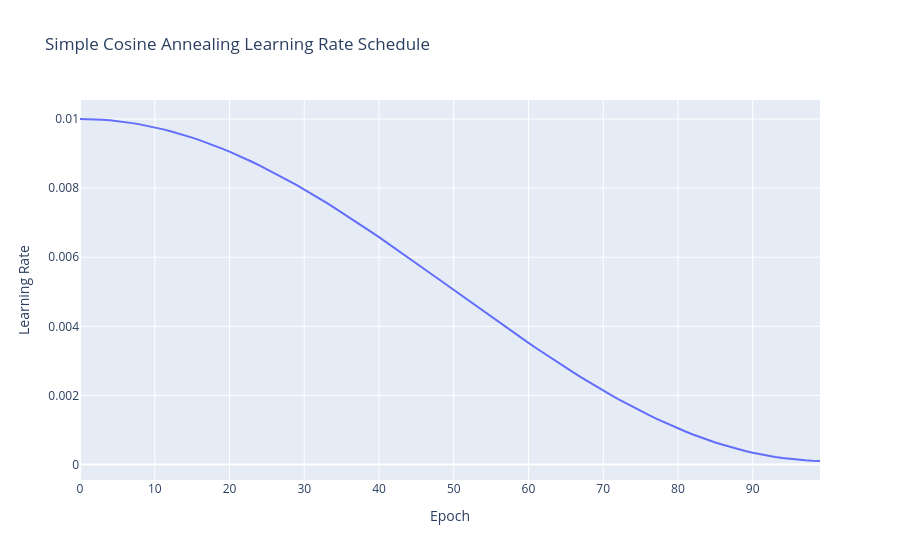

The code cell stored with this chart in its notebook:
### Code cell
import numpy as np
import plotly.graph_objects as go

def simple_cosine_annealing_schedule(epoch, total_epochs, initial_lr, min_lr=0):
    # สูตร Cosine Annealing
    # (1 + cos(pi * t/T)) / 2 จะให้ค่าจาก 1 ถึง 0
    cosine_value = 0.5 * (1 + np.cos(np.pi * epoch / total_epochs))

    # ปรับ scale ค่า cosine ให้อยู่ในช่วง [min_lr, initial_lr]
    new_lr = min_lr + (initial_lr - min_lr) * cosine_value

    return new_lr

# ตัวอย่างการใช้งานและแสดงผล
total_epochs = 100
initial_lr = 0.01
min_lr = 0.0001 # กำหนด LR ต่ำสุด

epochs_range = list(range(total_epochs)) # Plotly ต้องการ list หรือ array
lrs = [simple_cosine_annealing_schedule(e, total_epochs, initial_lr, min_lr) for e in epochs_range]

# แสดงตัวอย่าง LR ในบาง epoch
for epoch in [0, 25, 50, 75, 99]:
    lr = simple_cosine_annealing_schedule(epoch, total_epochs, initial_lr, min_lr)
    print(f"Epoch {epoch:2} {lr:.6f}")

fig = go.Figure(data=go.Scatter(x=epochs_range, y=lrs, mode='lines'))
fig.update_layout(
    title='Simple Cosine Annealing Learning Rate Schedule',
    xaxis_title='Epoch',
    yaxis_title='Learning Rate',
    hovermode='x unified' # แสดงค่าบนเส้นเมื่อ hover
)
fig.show()

### Figure 1 — Plotly figure (JSON) as saved in the notebook; plotly's stock layout.template omitted (floating-point values rounded to 4 significant figures)
{"data": [{"mode": "lines", "type": "scatter", "x": [0, 1, 2, 3, 4, 5, 6, 7, 8, 9, 10, 11, 12, 13, 14, 15, 16, 17, 18, 19, 20, 21, 22, 23, 24, 25, 26, 27, 28, 29, 30, 31, 32, 33, 34, 35, 36, 37, 38, 39, 40, 41, 42, 43, 44, 45, 46, 47, 48, 49, 50, 51, 52, 53, 54, 55, 56, 57, 58, 59, 60, 61, 62, 63, 64, 65, 66, 67, 68, 69, 70, 71, 72, 73, 74, 75, 76, 77, 78, 79, 80, 81, 82, 83, 84, 85, 86, 87, 88, 89, 90, 91, 92, 93, 94, 95, 96, 97, 98, 99], "y": [0.01, 0.009998, 0.00999, 0.009978, 0.009961, 0.009939, 0.009912, 0.009881, 0.009844, 0.009803, 0.009758, 0.009707, 0.009652, 0.009593, 0.009529, 0.00946, 0.009388, 0.009311, 0.009229, 0.009144, 0.009055, 0.008961, 0.008864, 0.008763, 0.008658, 0.00855, 0.008439, 0.008323, 0.008205, 0.008084, 0.00796, 0.007832, 0.007702, 0.00757, 0.007435, 0.007297, 0.007158, 0.007016, 0.006872, 0.006727, 0.00658, 0.006431, 0.006281, 0.00613, 0.005978, 0.005824, 0.00567, 0.005516, 0.005361, 0.005205, 0.00505, 0.004895, 0.004739, 0.004584, 0.00443, 0.004276, 0.004122, 0.00397, 0.003819, 0.003669, 0.00352, 0.003373, 0.003228, 0.003084, 0.002942, 0.002803, 0.002665, 0.00253, 0.002398, 0.002268, 0.00214, 0.002016, 0.001895, 0.001777, 0.001661, 0.00155, 0.001442, 0.001337, 0.001236, 0.001139, 0.001045, 0.000956, 0.0008706, 0.0007893, 0.0007123, 0.0006395, 0.0005711, 0.0005071, 0.0004476, 0.0003926, 0.0003423, 0.0002965, 0.0002555, 0.0002192, 0.0001877, 0.0001609, 0.000139, 0.000122, 0.0001098, 0.0001024]}], "layout": {"hovermode": "x unified", "title": {"text": "Simple Cosine Annealing Learning Rate Schedule"}, "xaxis": {"title": {"text": "Epoch"}}, "yaxis": {"title": {"text": "Learning Rate"}}}}
